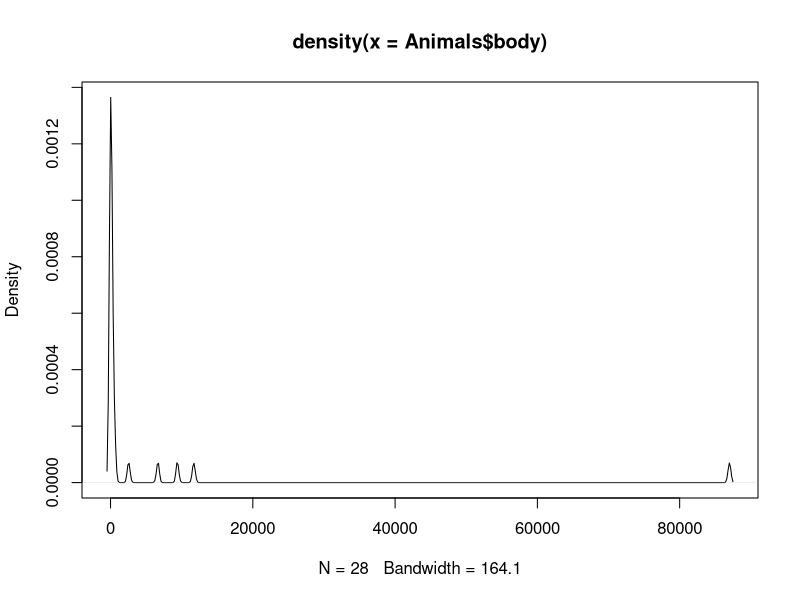
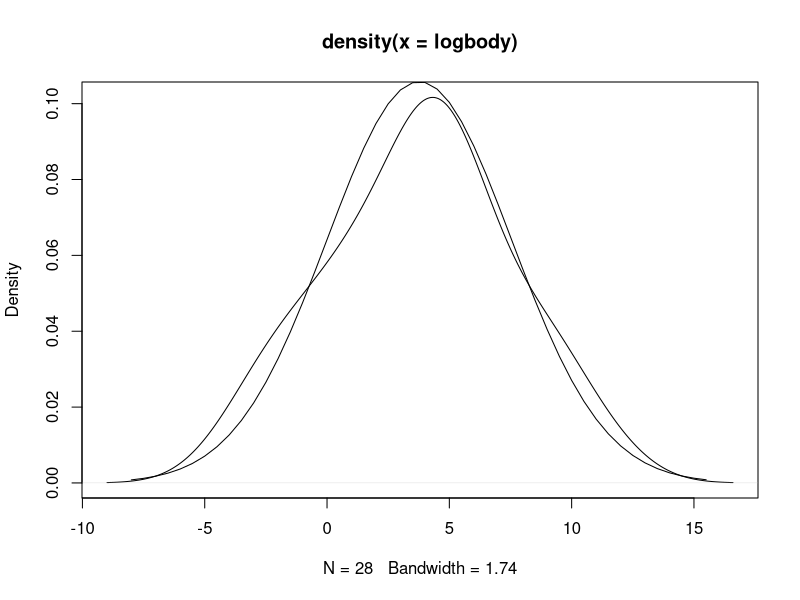
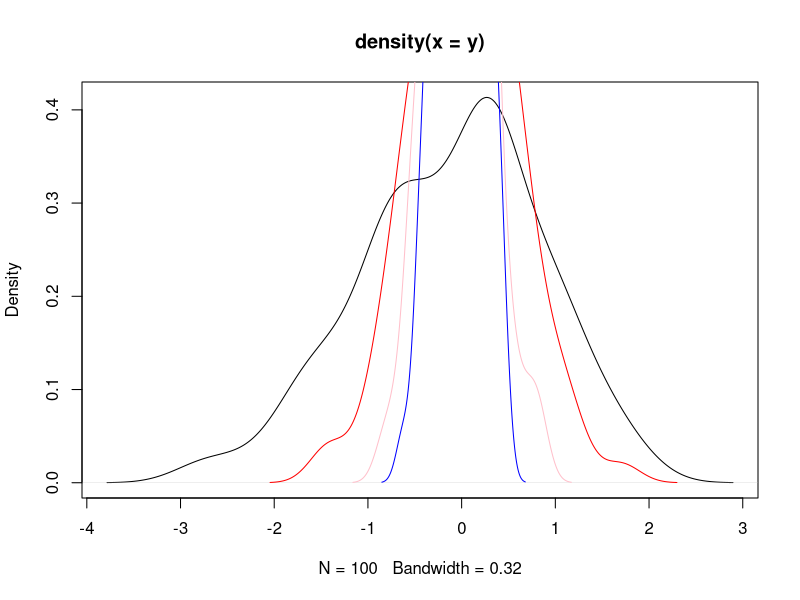

Reproduce these figures in R, in order.
#2
library(MASS)
plot(density(Animals$body))
logbody <- log(Animals$body)
plot(density(logbody))
av <- mean(logbody)
sdev <- sd(logbody)
xval <- pretty(c(av - 3 * sdev, av + 3 * sdev), 50)
lines(xval, dnorm(xval, mean = av, sd = sdev))

#3
y <- rnorm(100)
plot(density(y), type = "l")
av <- numeric(100)
for (i in 1:100) 
  {
  av[i] <- mean(rnorm(4)) 
  
} 
lines(density(av), col = "red")
for (i in 1:100) 
{
  av[i] <- mean(rnorm(9)) 
} 
lines(density(av), col = "pink")
for (i in 1:100) 
{
  av[i] <- mean(rnorm(25)) 
} 
lines(density(av), col = "blue")
